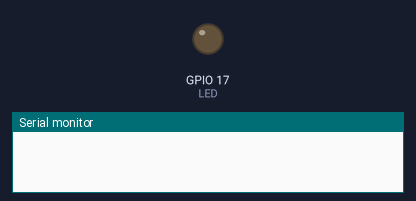
Simulated run of this program. Board: ESP32. Parts: output pins drawn as LEDs (lit = HIGH), the last lines printed to the serial monitor.

Above: at 0.0 s.
At 7.46 s:
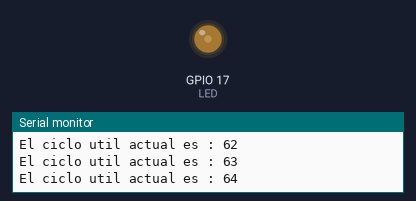
At 19.78 s:
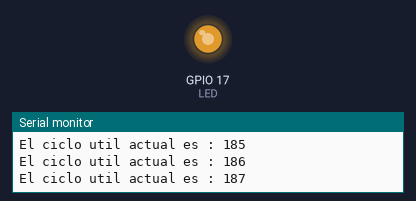
At 39.58 s:
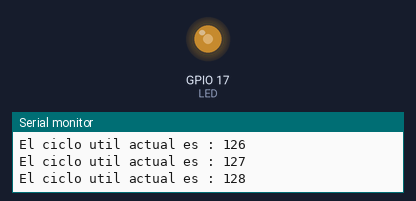
Timing chart, 0 to 40.0 s (numbered marks = the images above):
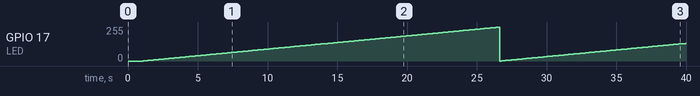

Measured:
- by itself, GPIO 17 (LED): 0/255 → 1/255 at 1.1 s, → 2/255 0.10 s later, → 3/255 0.10 s later, → 4/255 0.10 s later, … (387 changes in this stretch)

The program:

main.cpp
```cpp
//Diseñar un circuito que control la intensidad de iluminación
//de un led conectado al pin GPIO17 del ESP32

//El led iniciará apagado y aumentará hasta su maxima intensidad

#include <Arduino.h>

int ciclo_util = 0;
int LED = 17;

void setup() {
  // put your setup code here, to run once:
  ledcSetup(0,5000,8); //canal, frecuencia, resolución
  ledcAttachPin(LED,0); //PinPWM, canal
  Serial.begin(9600);
  delay(1000); //Delay para que las configuraciones queden bien (preventivo)
}

void loop() {
  // put your main code here, to run repeatedly:
  ledcWrite(0, ciclo_util);
  Serial.print("El ciclo util actual es : ");
  Serial.println(ciclo_util);

  ciclo_util += 1;
  if (ciclo_util > 255){
    ciclo_util = 0;
  }

  delay(100);
}
```
